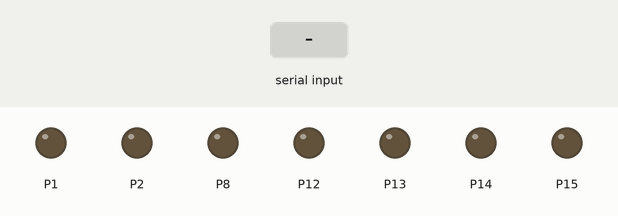
A program run on a simulated BBC micro:bit running MicroPython. Shown: output pins drawn as LEDs (lit = HIGH). The test bench sets the inputs (shaded band). What the program prints to the serial console is not drawn.

Above: at 1.2 s.
1.3 s: "5" typed at the serial console, then Enter
2.8 s: "1" typed at the serial console, then Enter
At 3.1 s:
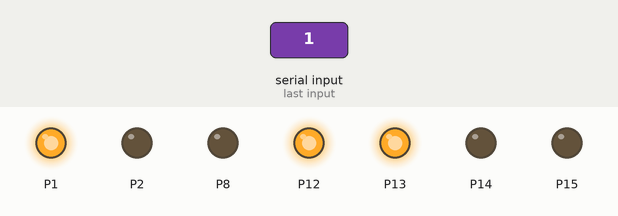
Timing chart, 0 to 5.8 s (numbered marks = the images above; inputs shaded):
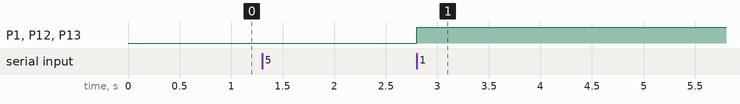

The program:

q1.py
```python
from microbit import *

pins=[pin1, pin2, pin8, pin12, pin13, pin14, pin15]
presets=[[0,0,0,0,0,1,0],[1,0,0,1,1,1,1],[0,0,1,0,0,0,1],[0,0,0,0,1,0,1],[1,0,0,1,1,0,0],[0,1,0,0,1,0,0],[0,1,0,0,0,0,0],[0,0,0,1,1,1,1],[0,0,0,0,0,0,0],[0,0,0,0,1,0,0]]
# Code in a 'while True:' loop repeats forever
while True:
    display.clear()
    n1=int(input("1번수: "))
    n2=int(input("2번수: "))
    if n1>n2:
        n=n1-n2
    else:
        n=n2-n1


    for i in range(7):
        pins[i].write_digital(presets[n][i])
```

Measured:
- after the input at 1.3 s, every drawn part: stays the same
- after the input at 2.8 s, P1, P12, P13: LOW → HIGH at once
